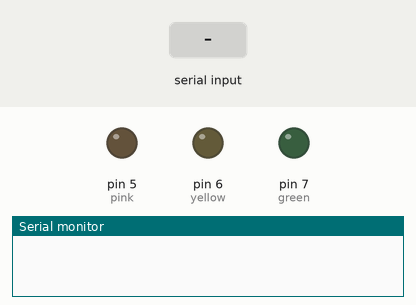
Bench run of a sketch on a simulated Arduino Uno, built with avr-gcc and run on an emulated ATmega328P. Shown: output pins drawn as LEDs (lit = HIGH), the last lines printed to the serial monitor. Inputs (shaded band) come from the test bench.

Above: at 1.2 s.
1.3 s: "blink alternately" received over Serial
At 1.8 s:
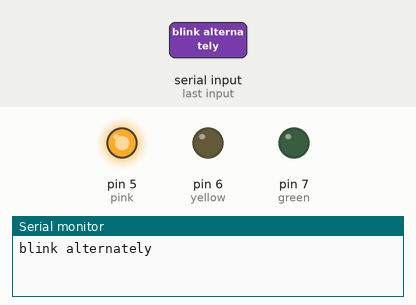
At 2.8 s:
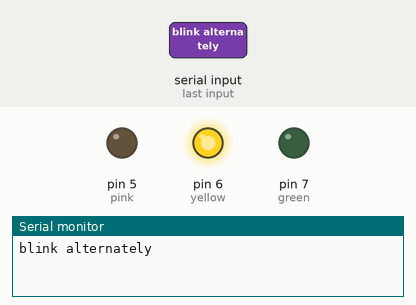
Timing chart, 0 to 8.5 s (numbered marks = the images above; inputs shaded):
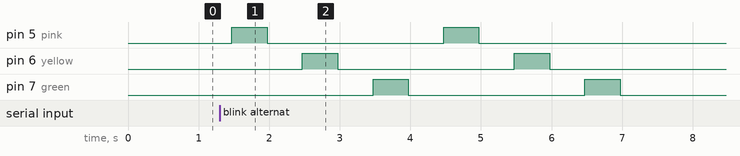

The sketch:

bluetooth.ino
```cpp
String state;
int green = 7;
int yellow = 6;
int pink = 5;

void setup() {
  Serial.begin(9600);
  pinMode(green, OUTPUT);
  pinMode(yellow, OUTPUT);
  pinMode(pink, OUTPUT);
}

void loop() {
  while (Serial.available()) {
    delay(10);
    char c = Serial.read();

    if (c == '#') {
      break;
    }
    state += c;
  }

  if (state.length() > 0) {
    Serial.println(state);

    if (state == "turn on leds") {
      pinkOn();
      yellowOn();
      greenOn();
    } else if (state == "turn off leds") {
      pinkOff();
      yellowOff();
      greenOff();
    } else if (state == "blink alternately") {
      blinkAlternately();
    } else if (state == "green") {
      greenOn();
    } else if (state == "turn off green") {
      greenOff();
    } else if (state == "yellow") {
      yellowOn();
    } else if (state == "turn off yellow") {
      yellowOff();
    } else if (state == "pink") {
      pinkOn();
    } else if (state == "turn off pink") {
      pinkOff();
    }
    state = "";
  }
}

void blinkAlternately() {
  pinkOn();
  delay(500);
  pinkOff();
  delay(500);
  yellowOn();
  delay(500);
  yellowOff();
  delay(500);
  greenOn();
  delay(500);
  greenOff();
  delay(500);
  pinkOn();
  delay(500);
  pinkOff();
  delay(500);
  yellowOn();
  delay(500);
  yellowOff();
  delay(500);
  greenOn();
  delay(500);
  greenOff();
  delay(500);
}

void pinkOn() {
  digitalWrite(pink, HIGH);
}

void pinkOff() {
  digitalWrite(pink, LOW);
}

void yellowOn() {
  digitalWrite(yellow, HIGH);
}

void yellowOff() {
  digitalWrite(yellow, LOW);
}

void greenOn() {
  digitalWrite(green, HIGH);
}

void greenOff() {
  digitalWrite(green, LOW);
}
```

Measured:
- after the input at 1.3 s, pin 5 (pink): alternates HIGH for 0.50 s and LOW for 2.5 s, 4 changes in all, then stays LOW, starting after 0.17 s; pin 6 (yellow): alternates HIGH for 0.50 s and LOW for 2.5 s, 4 changes in all, then stays LOW, starting after 1.2 s; pin 7 (green): alternates HIGH for 0.50 s and LOW for 2.5 s, starting after 2.2 s
